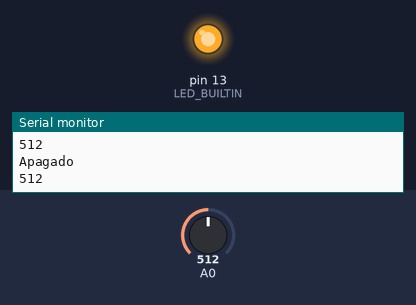
The sketch below on a simulated Arduino Uno, built with avr-gcc and run on an emulated ATmega328P. Parts: output pins drawn as LEDs (lit = HIGH), the last lines printed to the serial monitor. Inputs (shaded band) come from the test bench; at power-on: A0 = 512.

Above: at 1.3 s.
1.4 s: A0 set to 85
3.2 s: A0 set to 75
At 4.8 s:
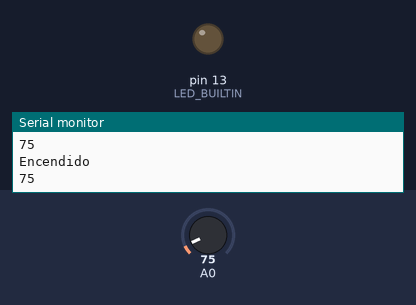
6.0 s: A0 set to 122
At 7.7 s:
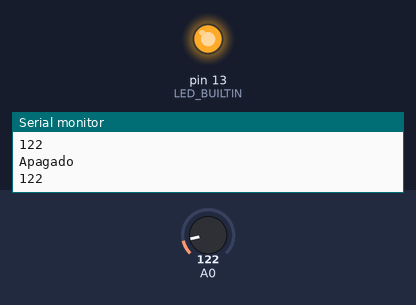
8.0 s: A0 set to 70
At 9.5 s:
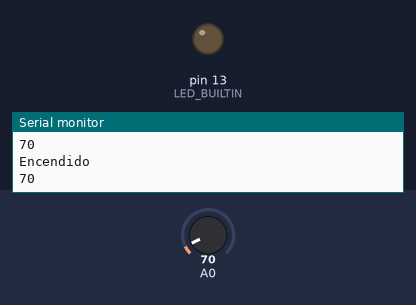
Timing chart, 0 to 11.0 s (numbered marks = the images above; inputs shaded):
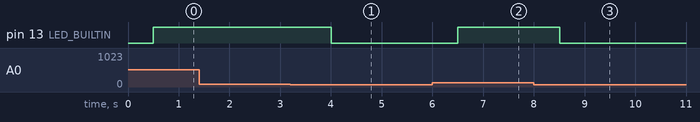

Measured:
- the behaviour switches between 80 and 79 on A0 (found by bisection; images 0 and 1)
- after the input at 3.2 s, pin 13 (LED_BUILTIN): HIGH → LOW after 0.80 s
- after the input at 6.0 s, pin 13 (LED_BUILTIN): LOW → HIGH after 0.51 s
- after the input at 8.0 s, pin 13 (LED_BUILTIN): HIGH → LOW after 0.51 s

The sketch:

fotosensor.ino
```cpp
void setup() {
Serial.begin(115200);
 pinMode(LED_BUILTIN, OUTPUT);
}

void loop() {
int valorsensor= analogRead (A0);
delay(500);

if(valorsensor >= 80){
  Serial.println("Apagado");
  Serial.println(valorsensor);
  digitalWrite(LED_BUILTIN, HIGH);
}else{
Serial.println("Encendido");
  digitalWrite(LED_BUILTIN, LOW);
  Serial.println(valorsensor);
}
}
```
